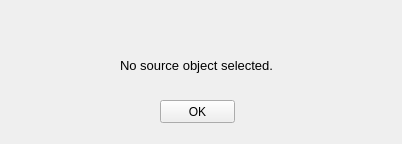
<?xml version="1.0" encoding="UTF-8"?>
<ui version="4.0">
 <class>Complete</class>
 <widget class="QWidget" name="Complete">
  <property name="geometry">
   <rect>
    <x>0</x>
    <y>0</y>
    <width>402</width>
    <height>144</height>
   </rect>
  </property>
  <property name="windowTitle">
   <string>Selection Error</string>
  </property>
  <widget class="QLabel" name="label">
   <property name="geometry">
    <rect>
     <x>50</x>
     <y>40</y>
     <width>41</width>
     <height>41</height>
    </rect>
   </property>
   <property name="text">
    <string/>
   </property>
   <property name="pixmap">
    <pixmap resource="myres.qrc">:/icon/X.png</pixmap>
   </property>
   <property name="scaledContents">
    <bool>true</bool>
   </property>
  </widget>
  <widget class="QLabel" name="label_2">
   <property name="geometry">
    <rect>
     <x>120</x>
     <y>50</y>
     <width>171</width>
     <height>31</height>
    </rect>
   </property>
   <property name="font">
    <font>
     <pointsize>10</pointsize>
     <weight>50</weight>
     <bold>false</bold>
    </font>
   </property>
   <property name="text">
    <string>No source object selected.</string>
   </property>
  </widget>
  <widget class="QPushButton" name="pushButton_2">
   <property name="geometry">
    <rect>
     <x>160</x>
     <y>100</y>
     <width>75</width>
     <height>23</height>
    </rect>
   </property>
   <property name="text">
    <string>OK</string>
   </property>
  </widget>
 </widget>
 <resources>
  <include location="myres.qrc"/>
 </resources>
 <connections/>
</ui>
